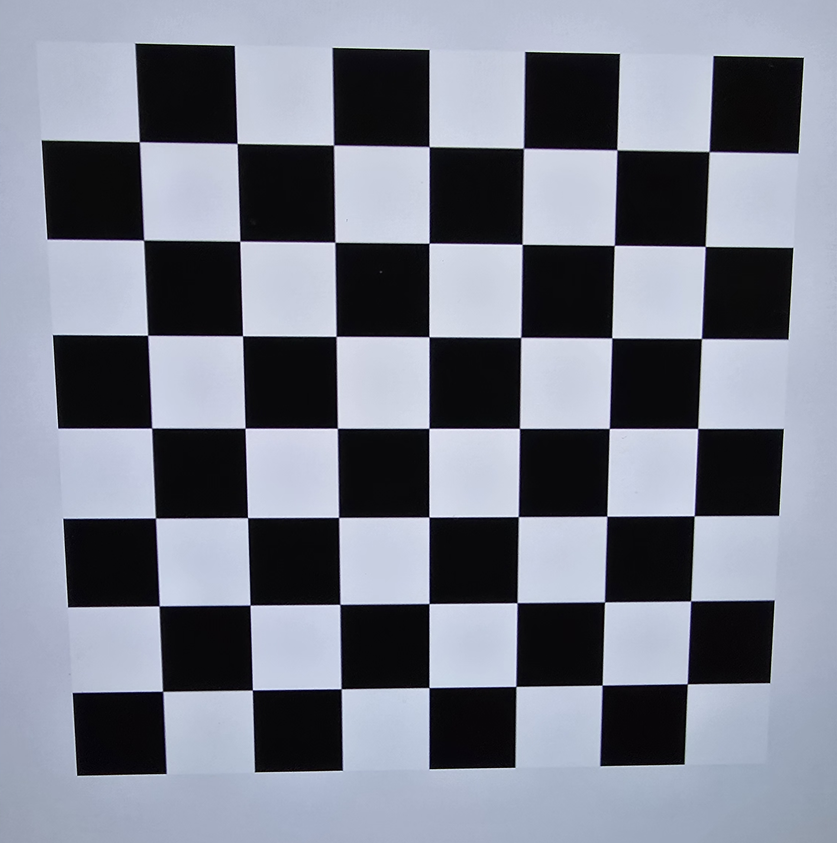
#> input picture src/Aruco_Markers/images/img0.png.png, 837 x 843 px, shrunk from 2252 x 2266 before the run; its folder holds only this picture in this run
$ python camera_calibration.py
#> lines starting #> are read from the running program, lines starting #| are printed output that depends on the picture
import cv2
import numpy as np
import glob

# Define chessboard parameters: grid size and square dimension in meters
grid_cols, grid_rows = 9, 6  # Number of inner corners in chessboard grid
square_dim = 0.025  # Size of a square in meters

# Prepare 3D points for the chessboard corners in the calibration pattern
chessboard_3D_points = np.zeros((grid_cols * grid_rows, 3), dtype=np.float32)
chessboard_3D_points[:, :2] = np.mgrid[0:grid_cols, 0:grid_rows].T.reshape(-1, 2) * square_dim

# Containers for storing 3D points (object points) and 2D points (image points)
object_points_list = []
image_points_list = []

# Path to images for calibration
image_path_pattern = "/Home/Desktop/cobot600/src/Aruco_Markers/images/*.png"

# Process each image in the specified folder
for image_file in glob.glob(image_path_pattern):
    image = cv2.imread(image_file)
#> image is the input picture: shape (843, 837, 3); mean B, G, R 139.4, 126.6, 122.2
    gray_image = cv2.cvtColor(image, cv2.COLOR_BGR2GRAY)
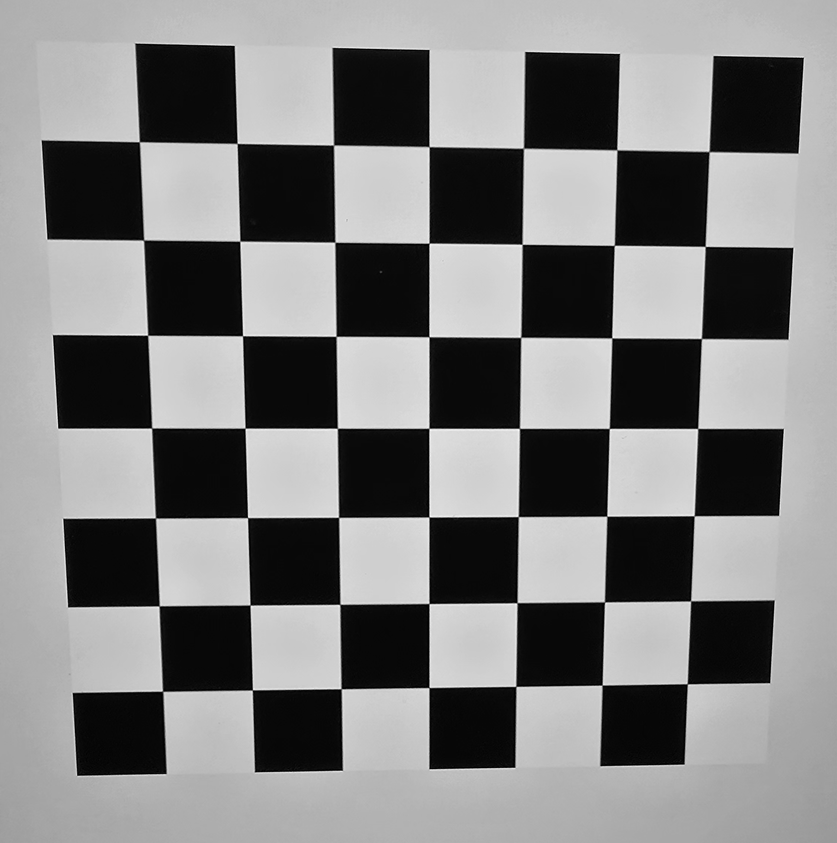
#> gray_image: shape (843, 837); min 0, max 255, mean 126.8

    # Find chessboard corners in the grayscale image
    found, corners = cv2.findChessboardCorners(gray_image, (grid_cols, grid_rows), None)
#> found = False; corners = None

    if found:
        # Append corresponding 3D and 2D points
        object_points_list.append(chessboard_3D_points)
        image_points_list.append(corners)

# Perform camera calibration
#> (the run stopped early here; a loop or call above may not have finished)
